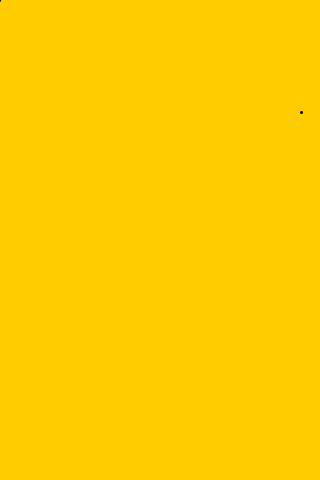
Frame 1 (no input)
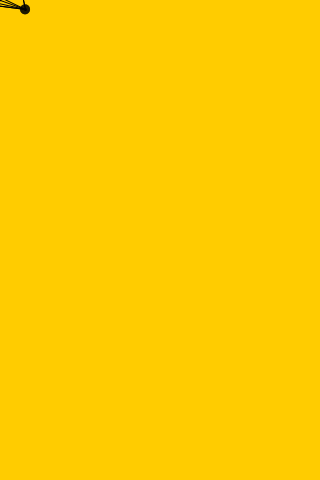
Frame 60 (the mouse pressed at the canvas centre just before this capture)
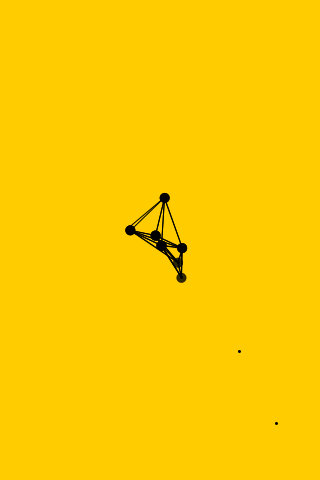
Frame 120 (the mouse held since frame 60 and released just before this capture)

The Processing sketch that drew these frames (run headless with seeded random() and noise(); from frame 60 on, the mouse is pressed at the canvas centre):

// Processing sketch: processing_157295
// ── processing_157295.pde

ArrayList particles;
int num;
int amount = 5;

void setup(){
  size(320, 480);
  particles = new ArrayList();
  smooth();
  num = 0;
}

void draw(){
  num += 1;
  if(num<amount) {
    particles.add(new Particle("good"));
    particles.add(new Particle("bad"));
  }
  background(#FFCC00);
  for(int i=0; i < particles.size(); i++){
    Particle p = (Particle) particles.get(i);
    p.run();
    //p.gravity();
    p.display();
    p.conect();
    p.dead();
    if(p.death){
      particles.remove(i);
    }
  }



}

void mousePressed(){
  num = 0;
}

class Particle{
  float x;
  float y;
  float xspeed = 0;
  float yspeed = 0;
  float myDiameter= 2;
  float distance = 60;
  float delay = random(0.001, 0.01);
  float elastic = 0.98;
  int life =0, lifeTime = 50+int(random(200));
  boolean death = false;
  String tp;

  
  Particle(String type){
    tp = type;
    if(tp == "good") {
      x= int(random(width));
      y= int(random(height));
    }
    if(tp == "bad") {
      x= mouseX;
      y= mouseY;
      xspeed= random(-1, 1);
      yspeed= random(-1, 1);  
    }
  }
    
  void run(){
    if(tp == "good") {
      float dx = mouseX - x;
      float dy = mouseY - y;
      xspeed = dx*delay+xspeed*elastic;
      yspeed = dy*delay+yspeed*elastic;
      x = x+xspeed;
      y = y+yspeed;
    }
    if(tp == "bad") {
      x = x+xspeed;
      y = y+yspeed; 
    }
    
  }
    
  void display(){
    stroke(0);
    fill(0);
    ellipse(x, y, 2, 2);
  }
  
  void gravity(){
    yspeed += 0.01;
  }
  
  void dead() {
    life += 1;
    if(life>lifeTime) {
      death = true;  
    } else {
      death = false;
    } 
  }
  
  void conect() {
    for (int i = 0; i <particles.size() ; i++) {
      
      Particle other = (Particle) particles.get(i);
 
      if (this != other) {
        if (dist(x, y, other.x, other.y)<distance) {
          stroke(0);
          line(x, y, other.x, other.y);
          noStroke();
          fill(0, 0, 0, random(255));
          ellipse(x,y,myDiameter*5,myDiameter*5);
        }
      }
    } //end for
  }
  
    
}
